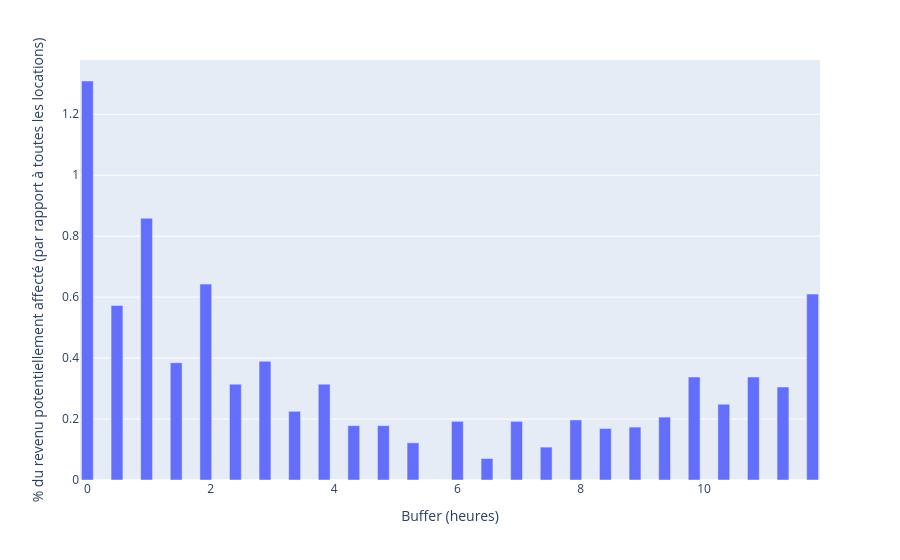

Here is the notebook cell this chart was saved with:
### Code cell
counts, bins = np.histogram(
    potentially_affected["time_delta_with_previous_rental_in_hours"], bins=50
)

# Convertir en %
percentages = counts / len(data) * 100

# Mettre en DataFrame pour plotly
df_hist = pd.DataFrame({
    "bin": bins[:-1],
    "%_affected": percentages
})

fig = px.bar(df_hist, x="bin", y="%_affected")
fig.update_layout(
    xaxis_title="Buffer (heures)",
    yaxis_title="% du revenu potentiellement affecté (par rapport à toutes les locations)"
)
fig.show()

### Figure 1 — Plotly figure (JSON) as saved in the notebook; plotly's stock layout.template omitted (floating-point values rounded to 4 significant figures)
{"data": [{"hovertemplate": "bin=%{x}<br>%_affected=%{y}<extra></extra>", "legendgroup": "", "marker": {"color": "#636efa", "pattern": {"shape": ""}}, "name": "", "orientation": "v", "showlegend": false, "textposition": "auto", "type": "bar", "x": [0.0, 0.24, 0.48, 0.72, 0.96, 1.2, 1.44, 1.68, 1.92, 2.16, 2.4, 2.64, 2.88, 3.12, 3.36, 3.6, 3.84, 4.08, 4.32, 4.56, 4.8, 5.04, 5.28, 5.52, 5.76, 6.0, 6.24, 6.48, 6.72, 6.96, 7.2, 7.44, 7.68, 7.92, 8.16, 8.4, 8.64, 8.88, 9.12, 9.36, 9.6, 9.84, 10.08, 10.32, 10.56, 10.8, 11.04, 11.28, 11.52, 11.76], "xaxis": "x", "y": [1.309, 0.0, 0.5725, 0.0, 0.8588, 0.0, 0.3848, 0.0, 0.6429, 0.0, 0.3144, 0.0, 0.3895, 0.0, 0.2252, 0.0, 0.3144, 0.0, 0.1783, 0.0, 0.1783, 0.0, 0.122, 0.0, 0.0, 0.1924, 0.0, 0.07039, 0.0, 0.1924, 0.0, 0.1079, 0.0, 0.1971, 0.0, 0.1689, 0.0, 0.1736, 0.0, 0.2065, 0.0, 0.3379, 0.0, 0.2487, 0.0, 0.3379, 0.0, 0.305, 0.0, 0.61], "yaxis": "y"}], "layout": {"barmode": "relative", "legend": {"tracegroupgap": 0}, "margin": {"t": 60}, "xaxis": {"anchor": "y", "domain": [0, 1], "title": {"text": "Buffer (heures)"}}, "yaxis": {"anchor": "x", "domain": [0, 1], "title": {"text": "% du revenu potentiellement affecté (par rapport à toutes les locations)"}}}}
